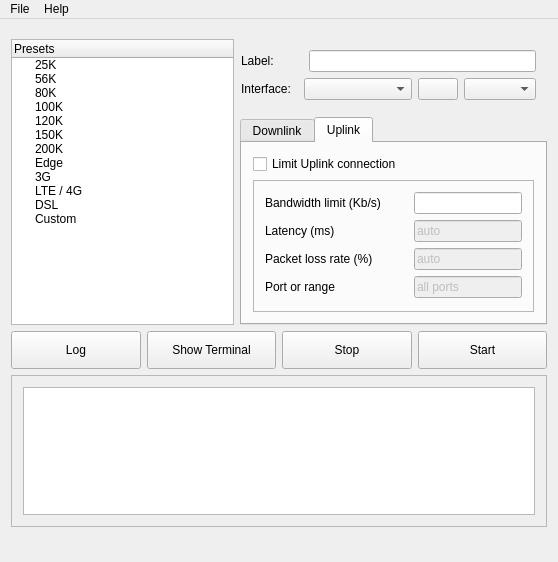
<?xml version="1.0" encoding="UTF-8"?>
<ui version="4.0">
 <class>MainWindow</class>
 <widget class="QMainWindow" name="MainWindow">
  <property name="geometry">
   <rect>
    <x>0</x>
    <y>0</y>
    <width>558</width>
    <height>562</height>
   </rect>
  </property>
  <property name="windowTitle">
   <string>UThrottle</string>
  </property>
  <property name="windowIcon">
   <iconset resource="res.qrc">
    <normaloff>:/icons/icon.png</normaloff>:/icons/icon.png</iconset>
  </property>
  <widget class="QWidget" name="centralWidget">
   <layout class="QGridLayout" name="gridLayout">
    <property name="topMargin">
     <number>20</number>
    </property>
    <property name="bottomMargin">
     <number>9</number>
    </property>
    <item row="1" column="0" rowspan="2">
     <layout class="QVBoxLayout" name="verticalLayout">
      <property name="sizeConstraint">
       <enum>QLayout::SetDefaultConstraint</enum>
      </property>
      <item>
       <widget class="QTreeWidget" name="treeWidget">
        <property name="toolTip">
         <string>select from presets or choose custom preset</string>
        </property>
        <property name="verticalScrollBarPolicy">
         <enum>Qt::ScrollBarAlwaysOff</enum>
        </property>
        <property name="horizontalScrollBarPolicy">
         <enum>Qt::ScrollBarAlwaysOff</enum>
        </property>
        <column>
         <property name="text">
          <string>Presets</string>
         </property>
        </column>
        <item>
         <property name="text">
          <string>25K</string>
         </property>
         <property name="icon">
          <iconset resource="res.qrc">
           <normaloff>:/icons/list.png</normaloff>:/icons/list.png</iconset>
         </property>
        </item>
        <item>
         <property name="text">
          <string>56K</string>
         </property>
         <property name="font">
          <font>
           <kerning>true</kerning>
          </font>
         </property>
         <property name="icon">
          <iconset resource="res.qrc">
           <normaloff>:/icons/list.png</normaloff>:/icons/list.png</iconset>
         </property>
        </item>
        <item>
         <property name="text">
          <string>80K</string>
         </property>
         <property name="icon">
          <iconset resource="res.qrc">
           <normaloff>:/icons/list.png</normaloff>:/icons/list.png</iconset>
         </property>
        </item>
        <item>
         <property name="text">
          <string>100K</string>
         </property>
         <property name="icon">
          <iconset resource="res.qrc">
           <normaloff>:/icons/list.png</normaloff>:/icons/list.png</iconset>
         </property>
        </item>
        <item>
         <property name="text">
          <string>120K</string>
         </property>
         <property name="icon">
          <iconset resource="res.qrc">
           <normaloff>:/icons/list.png</normaloff>:/icons/list.png</iconset>
         </property>
        </item>
        <item>
         <property name="text">
          <string>150K</string>
         </property>
         <property name="icon">
          <iconset resource="res.qrc">
           <normaloff>:/icons/list.png</normaloff>:/icons/list.png</iconset>
         </property>
        </item>
        <item>
         <property name="text">
          <string>200K</string>
         </property>
         <property name="icon">
          <iconset resource="res.qrc">
           <normaloff>:/icons/list.png</normaloff>:/icons/list.png</iconset>
         </property>
        </item>
        <item>
         <property name="text">
          <string>Edge</string>
         </property>
         <property name="icon">
          <iconset resource="res.qrc">
           <normaloff>:/icons/list.png</normaloff>:/icons/list.png</iconset>
         </property>
        </item>
        <item>
         <property name="text">
          <string>3G</string>
         </property>
         <property name="icon">
          <iconset resource="res.qrc">
           <normaloff>:/icons/list.png</normaloff>:/icons/list.png</iconset>
         </property>
        </item>
        <item>
         <property name="text">
          <string>LTE / 4G</string>
         </property>
         <property name="icon">
          <iconset resource="res.qrc">
           <normaloff>:/icons/list.png</normaloff>:/icons/list.png</iconset>
         </property>
        </item>
        <item>
         <property name="text">
          <string>DSL</string>
         </property>
         <property name="icon">
          <iconset resource="res.qrc">
           <normaloff>:/icons/list.png</normaloff>:/icons/list.png</iconset>
         </property>
        </item>
        <item>
         <property name="text">
          <string>Custom</string>
         </property>
         <property name="icon">
          <iconset resource="res.qrc">
           <normaloff>:/icons/list.png</normaloff>:/icons/list.png</iconset>
         </property>
        </item>
       </widget>
      </item>
     </layout>
    </item>
    <item row="1" column="1">
     <widget class="QFrame" name="mainFrame">
      <layout class="QVBoxLayout" name="verticalLayout_2">
       <property name="leftMargin">
        <number>1</number>
       </property>
       <item>
        <layout class="QHBoxLayout" name="horizontalLayout_2">
         <item>
          <widget class="QLabel" name="label_2">
           <property name="text">
            <string>Label:</string>
           </property>
          </widget>
         </item>
         <item>
          <spacer name="horizontalSpacer">
           <property name="orientation">
            <enum>Qt::Horizontal</enum>
           </property>
           <property name="sizeType">
            <enum>QSizePolicy::Fixed</enum>
           </property>
           <property name="sizeHint" stdset="0">
            <size>
             <width>29</width>
             <height>0</height>
            </size>
           </property>
          </spacer>
         </item>
         <item>
          <widget class="QLineEdit" name="interfaceTitle">
           <property name="toolTip">
            <string>current preset</string>
           </property>
           <property name="text">
            <string/>
           </property>
           <property name="readOnly">
            <bool>true</bool>
           </property>
          </widget>
         </item>
        </layout>
       </item>
       <item>
        <layout class="QHBoxLayout" name="horizontalLayout_3">
         <item>
          <widget class="QLabel" name="intrefaceLable">
           <property name="text">
            <string>Interface:</string>
           </property>
          </widget>
         </item>
         <item>
          <spacer name="horizontalSpacer_2">
           <property name="orientation">
            <enum>Qt::Horizontal</enum>
           </property>
           <property name="sizeType">
            <enum>QSizePolicy::Fixed</enum>
           </property>
           <property name="sizeHint" stdset="0">
            <size>
             <width>7</width>
             <height>0</height>
            </size>
           </property>
          </spacer>
         </item>
         <item>
          <widget class="QComboBox" name="interfaceCombo">
           <property name="sizePolicy">
            <sizepolicy hsizetype="Expanding" vsizetype="Fixed">
             <horstretch>0</horstretch>
             <verstretch>0</verstretch>
            </sizepolicy>
           </property>
           <property name="toolTip">
            <string>interface available</string>
           </property>
          </widget>
         </item>
         <item>
          <widget class="QPushButton" name="refreshInterfaceBtn">
           <property name="toolTip">
            <string>Refresh interface list</string>
           </property>
           <property name="text">
            <string/>
           </property>
           <property name="icon">
            <iconset resource="res.qrc">
             <normaloff>:/icons/refresh.png</normaloff>:/icons/refresh.png</iconset>
           </property>
           <property name="iconSize">
            <size>
             <width>15</width>
             <height>15</height>
            </size>
           </property>
          </widget>
         </item>
         <item>
          <widget class="QComboBox" name="interfaceCombo2"/>
         </item>
         <item>
          <spacer name="horizontalSpacer_16">
           <property name="orientation">
            <enum>Qt::Horizontal</enum>
           </property>
           <property name="sizeType">
            <enum>QSizePolicy::Fixed</enum>
           </property>
           <property name="sizeHint" stdset="0">
            <size>
             <width>0</width>
             <height>20</height>
            </size>
           </property>
          </spacer>
         </item>
        </layout>
       </item>
      </layout>
     </widget>
    </item>
    <item row="12" column="0" colspan="2">
     <layout class="QVBoxLayout" name="verticalLayout_6">
      <property name="topMargin">
       <number>0</number>
      </property>
      <item>
       <layout class="QHBoxLayout" name="horizontalLayout_10">
        <property name="spacing">
         <number>6</number>
        </property>
        <property name="bottomMargin">
         <number>0</number>
        </property>
        <item>
         <layout class="QGridLayout" name="gridLayout_3">
          <property name="spacing">
           <number>0</number>
          </property>
          <item row="1" column="0">
           <layout class="QHBoxLayout" name="horizontalLayout_8">
            <property name="leftMargin">
             <number>0</number>
            </property>
            <property name="topMargin">
             <number>0</number>
            </property>
            <item>
             <widget class="QPushButton" name="pushButton">
              <property name="toolTip">
               <string>log of what you did in past</string>
              </property>
              <property name="styleSheet">
               <string notr="true">height:30px;

</string>
              </property>
              <property name="text">
               <string>Log</string>
              </property>
             </widget>
            </item>
            <item>
             <widget class="QPushButton" name="showterminal">
              <property name="toolTip">
               <string>show hide terminal</string>
              </property>
              <property name="styleSheet">
               <string notr="true">height:30px;</string>
              </property>
              <property name="text">
               <string>Show Terminal</string>
              </property>
              <property name="checkable">
               <bool>true</bool>
              </property>
             </widget>
            </item>
            <item>
             <widget class="QPushButton" name="stopThrottleBtn">
              <property name="enabled">
               <bool>true</bool>
              </property>
              <property name="toolTip">
               <string>stop throttling n current interface</string>
              </property>
              <property name="styleSheet">
               <string notr="true">height:30px;

</string>
              </property>
              <property name="text">
               <string>Stop</string>
              </property>
             </widget>
            </item>
            <item>
             <widget class="QPushButton" name="startThrottleBtn">
              <property name="toolTip">
               <string>start throtteling on current interface</string>
              </property>
              <property name="styleSheet">
               <string notr="true">height:30px;


</string>
              </property>
              <property name="text">
               <string>Start</string>
              </property>
             </widget>
            </item>
           </layout>
          </item>
         </layout>
        </item>
       </layout>
      </item>
     </layout>
    </item>
    <item row="13" column="0" colspan="2">
     <widget class="QFrame" name="terminalFrame">
      <property name="enabled">
       <bool>true</bool>
      </property>
      <property name="frameShape">
       <enum>QFrame::StyledPanel</enum>
      </property>
      <property name="frameShadow">
       <enum>QFrame::Raised</enum>
      </property>
      <layout class="QHBoxLayout" name="horizontalLayout">
       <item>
        <widget class="QPlainTextEdit" name="terminal1">
         <property name="toolTip">
          <string>interface status</string>
         </property>
         <property name="undoRedoEnabled">
          <bool>false</bool>
         </property>
         <property name="readOnly">
          <bool>true</bool>
         </property>
        </widget>
       </item>
      </layout>
     </widget>
    </item>
    <item row="14" column="0" colspan="2">
     <widget class="QFrame" name="frame">
      <property name="frameShape">
       <enum>QFrame::NoFrame</enum>
      </property>
      <property name="frameShadow">
       <enum>QFrame::Plain</enum>
      </property>
      <layout class="QGridLayout" name="gridLayout_2">
       <property name="leftMargin">
        <number>1</number>
       </property>
       <property name="topMargin">
        <number>0</number>
       </property>
       <property name="rightMargin">
        <number>0</number>
       </property>
       <property name="bottomMargin">
        <number>0</number>
       </property>
       <item row="0" column="2">
        <widget class="QLabel" name="statusIcon">
         <property name="toolTip">
          <string>status icon</string>
         </property>
         <property name="text">
          <string/>
         </property>
        </widget>
       </item>
       <item row="0" column="1">
        <spacer name="horizontalSpacer_7">
         <property name="orientation">
          <enum>Qt::Horizontal</enum>
         </property>
         <property name="sizeHint" stdset="0">
          <size>
           <width>40</width>
           <height>20</height>
          </size>
         </property>
        </spacer>
       </item>
       <item row="0" column="0">
        <widget class="QLabel" name="interfaceStatusLable">
         <property name="toolTip">
          <string>interface status</string>
         </property>
         <property name="styleSheet">
          <string notr="true">font-size:12pt; 
color:#4c4c4c;</string>
         </property>
         <property name="text">
          <string/>
         </property>
        </widget>
       </item>
      </layout>
     </widget>
    </item>
    <item row="2" column="1">
     <widget class="QTabWidget" name="tabWidget">
      <property name="toolTip">
       <string/>
      </property>
      <property name="tabPosition">
       <enum>QTabWidget::North</enum>
      </property>
      <property name="tabShape">
       <enum>QTabWidget::Rounded</enum>
      </property>
      <property name="currentIndex">
       <number>1</number>
      </property>
      <widget class="QWidget" name="tab">
       <attribute name="icon">
        <iconset resource="res.qrc">
         <normaloff>:/icons/updown.png</normaloff>:/icons/updown.png</iconset>
       </attribute>
       <attribute name="title">
        <string>Downlink</string>
       </attribute>
       <layout class="QVBoxLayout" name="verticalLayout_12">
        <item>
         <widget class="QCheckBox" name="limitDownloadCheckBox">
          <property name="toolTip">
           <string>check if you want limiton downlink</string>
          </property>
          <property name="text">
           <string>Limit Download connection</string>
          </property>
          <property name="icon">
           <iconset resource="res.qrc">
            <normaloff>:/icons/downLimit.png</normaloff>:/icons/downLimit.png</iconset>
          </property>
          <property name="iconSize">
           <size>
            <width>14</width>
            <height>14</height>
           </size>
          </property>
         </widget>
        </item>
        <item>
         <widget class="QFrame" name="downlinkFrame">
          <property name="frameShape">
           <enum>QFrame::StyledPanel</enum>
          </property>
          <property name="frameShadow">
           <enum>QFrame::Raised</enum>
          </property>
          <layout class="QVBoxLayout" name="verticalLayout_11">
           <item>
            <layout class="QHBoxLayout" name="horizontalLayout_24">
             <item>
              <widget class="QLabel" name="label_40">
               <property name="text">
                <string>Bandwidth limit (Kb/s)</string>
               </property>
              </widget>
             </item>
             <item>
              <spacer name="horizontalSpacer_10">
               <property name="orientation">
                <enum>Qt::Horizontal</enum>
               </property>
               <property name="sizeType">
                <enum>QSizePolicy::Expanding</enum>
               </property>
               <property name="sizeHint" stdset="0">
                <size>
                 <width>18</width>
                 <height>20</height>
                </size>
               </property>
              </spacer>
             </item>
             <item>
              <widget class="QLineEdit" name="downloadlimit">
               <property name="sizePolicy">
                <sizepolicy hsizetype="Fixed" vsizetype="Fixed">
                 <horstretch>0</horstretch>
                 <verstretch>0</verstretch>
                </sizepolicy>
               </property>
               <property name="toolTip">
                <string>bandwidth in kilobytes</string>
               </property>
              </widget>
             </item>
            </layout>
           </item>
           <item>
            <layout class="QHBoxLayout" name="horizontalLayout_25">
             <item>
              <widget class="QLabel" name="label_42">
               <property name="text">
                <string>Latency (ms)</string>
               </property>
              </widget>
             </item>
             <item>
              <spacer name="horizontalSpacer_23">
               <property name="orientation">
                <enum>Qt::Horizontal</enum>
               </property>
               <property name="sizeHint" stdset="0">
                <size>
                 <width>76</width>
                 <height>20</height>
                </size>
               </property>
              </spacer>
             </item>
             <item>
              <widget class="QLineEdit" name="lineEdit_16">
               <property name="enabled">
                <bool>false</bool>
               </property>
               <property name="sizePolicy">
                <sizepolicy hsizetype="Fixed" vsizetype="Fixed">
                 <horstretch>0</horstretch>
                 <verstretch>0</verstretch>
                </sizepolicy>
               </property>
               <property name="text">
                <string>auto</string>
               </property>
              </widget>
             </item>
            </layout>
           </item>
           <item>
            <layout class="QHBoxLayout" name="horizontalLayout_26">
             <item>
              <widget class="QLabel" name="label_44">
               <property name="text">
                <string>Packet loss rate (%)</string>
               </property>
              </widget>
             </item>
             <item>
              <spacer name="horizontalSpacer_24">
               <property name="orientation">
                <enum>Qt::Horizontal</enum>
               </property>
               <property name="sizeHint" stdset="0">
                <size>
                 <width>18</width>
                 <height>20</height>
                </size>
               </property>
              </spacer>
             </item>
             <item>
              <widget class="QLineEdit" name="lineEdit_17">
               <property name="enabled">
                <bool>false</bool>
               </property>
               <property name="sizePolicy">
                <sizepolicy hsizetype="Fixed" vsizetype="Fixed">
                 <horstretch>0</horstretch>
                 <verstretch>0</verstretch>
                </sizepolicy>
               </property>
               <property name="text">
                <string>auto</string>
               </property>
              </widget>
             </item>
            </layout>
           </item>
           <item>
            <layout class="QHBoxLayout" name="horizontalLayout_27">
             <item>
              <widget class="QLabel" name="label_46">
               <property name="text">
                <string>Port or range</string>
               </property>
              </widget>
             </item>
             <item>
              <spacer name="horizontalSpacer_25">
               <property name="orientation">
                <enum>Qt::Horizontal</enum>
               </property>
               <property name="sizeHint" stdset="0">
                <size>
                 <width>105</width>
                 <height>20</height>
                </size>
               </property>
              </spacer>
             </item>
             <item>
              <widget class="QLineEdit" name="lineEdit_18">
               <property name="enabled">
                <bool>false</bool>
               </property>
               <property name="sizePolicy">
                <sizepolicy hsizetype="Fixed" vsizetype="Fixed">
                 <horstretch>0</horstretch>
                 <verstretch>0</verstretch>
                </sizepolicy>
               </property>
               <property name="text">
                <string>all ports</string>
               </property>
              </widget>
             </item>
            </layout>
           </item>
          </layout>
         </widget>
        </item>
       </layout>
      </widget>
      <widget class="QWidget" name="tab_2">
       <attribute name="icon">
        <iconset resource="res.qrc">
         <normaloff>:/icons/updown.png</normaloff>:/icons/updown.png</iconset>
       </attribute>
       <attribute name="title">
        <string>Uplink</string>
       </attribute>
       <layout class="QVBoxLayout" name="verticalLayout_3">
        <item>
         <widget class="QCheckBox" name="limitUploadCheckBox">
          <property name="toolTip">
           <string>check if you want limit uplink</string>
          </property>
          <property name="text">
           <string>Limit Uplink connection</string>
          </property>
          <property name="icon">
           <iconset resource="res.qrc">
            <normaloff>:/icons/upLimit.png</normaloff>:/icons/upLimit.png</iconset>
          </property>
          <property name="iconSize">
           <size>
            <width>14</width>
            <height>14</height>
           </size>
          </property>
         </widget>
        </item>
        <item>
         <widget class="QFrame" name="uplinkFrame">
          <property name="frameShape">
           <enum>QFrame::StyledPanel</enum>
          </property>
          <property name="frameShadow">
           <enum>QFrame::Raised</enum>
          </property>
          <layout class="QVBoxLayout" name="verticalLayout_7">
           <item>
            <layout class="QHBoxLayout" name="horizontalLayout_12">
             <item>
              <widget class="QLabel" name="label_20">
               <property name="text">
                <string>Bandwidth limit (Kb/s)</string>
               </property>
              </widget>
             </item>
             <item>
              <spacer name="horizontalSpacer_3">
               <property name="orientation">
                <enum>Qt::Horizontal</enum>
               </property>
               <property name="sizeHint" stdset="0">
                <size>
                 <width>18</width>
                 <height>20</height>
                </size>
               </property>
              </spacer>
             </item>
             <item>
              <widget class="QLineEdit" name="uploadlimit">
               <property name="sizePolicy">
                <sizepolicy hsizetype="Fixed" vsizetype="Fixed">
                 <horstretch>0</horstretch>
                 <verstretch>0</verstretch>
                </sizepolicy>
               </property>
               <property name="toolTip">
                <string>bandwidth in kilobytes</string>
               </property>
              </widget>
             </item>
            </layout>
           </item>
           <item>
            <layout class="QHBoxLayout" name="horizontalLayout_15">
             <item>
              <widget class="QLabel" name="label_26">
               <property name="text">
                <string>Latency (ms)</string>
               </property>
              </widget>
             </item>
             <item>
              <spacer name="horizontalSpacer_4">
               <property name="orientation">
                <enum>Qt::Horizontal</enum>
               </property>
               <property name="sizeHint" stdset="0">
                <size>
                 <width>76</width>
                 <height>20</height>
                </size>
               </property>
              </spacer>
             </item>
             <item>
              <widget class="QLineEdit" name="lineEdit_14">
               <property name="enabled">
                <bool>false</bool>
               </property>
               <property name="sizePolicy">
                <sizepolicy hsizetype="Fixed" vsizetype="Fixed">
                 <horstretch>0</horstretch>
                 <verstretch>0</verstretch>
                </sizepolicy>
               </property>
               <property name="text">
                <string>auto</string>
               </property>
              </widget>
             </item>
            </layout>
           </item>
           <item>
            <layout class="QHBoxLayout" name="horizontalLayout_13">
             <item>
              <widget class="QLabel" name="label_22">
               <property name="text">
                <string>Packet loss rate (%)</string>
               </property>
              </widget>
             </item>
             <item>
              <spacer name="horizontalSpacer_5">
               <property name="orientation">
                <enum>Qt::Horizontal</enum>
               </property>
               <property name="sizeHint" stdset="0">
                <size>
                 <width>18</width>
                 <height>20</height>
                </size>
               </property>
              </spacer>
             </item>
             <item>
              <widget class="QLineEdit" name="lineEdit_12">
               <property name="enabled">
                <bool>false</bool>
               </property>
               <property name="sizePolicy">
                <sizepolicy hsizetype="Fixed" vsizetype="Fixed">
                 <horstretch>0</horstretch>
                 <verstretch>0</verstretch>
                </sizepolicy>
               </property>
               <property name="text">
                <string>auto</string>
               </property>
              </widget>
             </item>
            </layout>
           </item>
           <item>
            <layout class="QHBoxLayout" name="horizontalLayout_14">
             <item>
              <widget class="QLabel" name="label_24">
               <property name="text">
                <string>Port or range</string>
               </property>
              </widget>
             </item>
             <item>
              <spacer name="horizontalSpacer_6">
               <property name="orientation">
                <enum>Qt::Horizontal</enum>
               </property>
               <property name="sizeHint" stdset="0">
                <size>
                 <width>105</width>
                 <height>20</height>
                </size>
               </property>
              </spacer>
             </item>
             <item>
              <widget class="QLineEdit" name="lineEdit_13">
               <property name="enabled">
                <bool>false</bool>
               </property>
               <property name="sizePolicy">
                <sizepolicy hsizetype="Fixed" vsizetype="Fixed">
                 <horstretch>0</horstretch>
                 <verstretch>0</verstretch>
                </sizepolicy>
               </property>
               <property name="text">
                <string>all ports</string>
               </property>
              </widget>
             </item>
            </layout>
           </item>
          </layout>
         </widget>
        </item>
       </layout>
      </widget>
     </widget>
    </item>
   </layout>
  </widget>
  <widget class="QMenuBar" name="menuBar">
   <property name="geometry">
    <rect>
     <x>0</x>
     <y>0</y>
     <width>558</width>
     <height>24</height>
    </rect>
   </property>
   <widget class="QMenu" name="menuFile">
    <property name="title">
     <string>File</string>
    </property>
    <addaction name="actionRuninBackground"/>
    <addaction name="actionQuit"/>
   </widget>
   <widget class="QMenu" name="menuHelp">
    <property name="title">
     <string>Help</string>
    </property>
    <addaction name="actionAbout"/>
   </widget>
   <addaction name="menuFile"/>
   <addaction name="menuHelp"/>
  </widget>
  <action name="actionQuit">
   <property name="text">
    <string>Quit</string>
   </property>
   <property name="shortcut">
    <string>Ctrl+Q</string>
   </property>
  </action>
  <action name="actionPreferances">
   <property name="text">
    <string>Preferences</string>
   </property>
   <property name="shortcut">
    <string>Ctrl+P</string>
   </property>
  </action>
  <action name="actionAbout">
   <property name="text">
    <string>About</string>
   </property>
   <property name="shortcut">
    <string>Ctrl+A</string>
   </property>
  </action>
  <action name="actionRuninBackground">
   <property name="text">
    <string>Run in background</string>
   </property>
   <property name="shortcut">
    <string>Ctrl+K</string>
   </property>
  </action>
 </widget>
 <layoutdefault spacing="6" margin="11"/>
 <resources>
  <include location="res.qrc"/>
 </resources>
 <connections/>
</ui>
